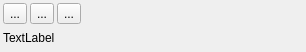
<?xml version="1.0" encoding="UTF-8"?>
<ui version="4.0">
 <class>IScrOptWptRadius</class>
 <widget class="QWidget" name="IScrOptWptRadius">
  <property name="geometry">
   <rect>
    <x>0</x>
    <y>0</y>
    <width>306</width>
    <height>52</height>
   </rect>
  </property>
  <property name="sizePolicy">
   <sizepolicy hsizetype="Expanding" vsizetype="Expanding">
    <horstretch>0</horstretch>
    <verstretch>0</verstretch>
   </sizepolicy>
  </property>
  <property name="windowTitle">
   <string>Form</string>
  </property>
  <layout class="QVBoxLayout" name="verticalLayout">
   <property name="spacing">
    <number>3</number>
   </property>
   <property name="leftMargin">
    <number>3</number>
   </property>
   <property name="topMargin">
    <number>3</number>
   </property>
   <property name="rightMargin">
    <number>3</number>
   </property>
   <property name="bottomMargin">
    <number>3</number>
   </property>
   <item>
    <layout class="QHBoxLayout" name="horizontalLayout">
     <property name="spacing">
      <number>3</number>
     </property>
     <property name="sizeConstraint">
      <enum>QLayout::SetNoConstraint</enum>
     </property>
     <item>
      <widget class="QToolButton" name="toolDelete">
       <property name="toolTip">
        <string>Delete circle defined by waypoint</string>
       </property>
       <property name="text">
        <string>...</string>
       </property>
       <property name="icon">
        <iconset resource="../../resources.qrc">
         <normaloff>:/icons/32x32/DeleteOne.png</normaloff>:/icons/32x32/DeleteOne.png</iconset>
       </property>
      </widget>
     </item>
     <item>
      <widget class="QToolButton" name="toolEdit">
       <property name="toolTip">
        <string>edit radius of circular area</string>
       </property>
       <property name="text">
        <string>...</string>
       </property>
       <property name="icon">
        <iconset resource="../../resources.qrc">
         <normaloff>:/icons/32x32/WptEditProx.png</normaloff>:/icons/32x32/WptEditProx.png</iconset>
       </property>
      </widget>
     </item>
     <item>
      <widget class="QToolButton" name="toolAvoid">
       <property name="toolTip">
        <string>Wapoint defines an avoid-area for routing</string>
       </property>
       <property name="text">
        <string>...</string>
       </property>
       <property name="icon">
        <iconset resource="../../resources.qrc">
         <normaloff>:/icons/32x32/WptProx.png</normaloff>
         <normalon>:/icons/32x32/WptAvoid.png</normalon>:/icons/32x32/WptProx.png</iconset>
       </property>
       <property name="checkable">
        <bool>true</bool>
       </property>
      </widget>
     </item>
     <item>
      <spacer name="horizontalSpacer">
       <property name="orientation">
        <enum>Qt::Horizontal</enum>
       </property>
       <property name="sizeHint" stdset="0">
        <size>
         <width>0</width>
         <height>20</height>
        </size>
       </property>
      </spacer>
     </item>
    </layout>
   </item>
   <item>
    <widget class="QLabel" name="label">
     <property name="sizePolicy">
      <sizepolicy hsizetype="Expanding" vsizetype="Preferred">
       <horstretch>0</horstretch>
       <verstretch>0</verstretch>
      </sizepolicy>
     </property>
     <property name="minimumSize">
      <size>
       <width>0</width>
       <height>0</height>
      </size>
     </property>
     <property name="maximumSize">
      <size>
       <width>500</width>
       <height>16777215</height>
      </size>
     </property>
     <property name="text">
      <string>TextLabel</string>
     </property>
     <property name="wordWrap">
      <bool>true</bool>
     </property>
     <property name="textInteractionFlags">
      <set>Qt::LinksAccessibleByMouse|Qt::TextSelectableByMouse</set>
     </property>
    </widget>
   </item>
  </layout>
 </widget>
 <resources>
  <include location="../../resources.qrc"/>
 </resources>
 <connections/>
</ui>
